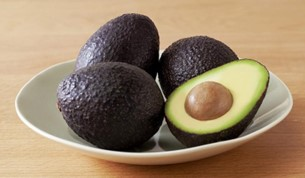
%> input picture image/avocado.jpg, 305 x 178 px
$ octave --eval "result = laplaceDetection(imread('../image/avocado.jpg'));"   (GNU Octave 9; MATLAB toolbox functions it lacks are replaced by stand-ins)
%> lines starting %> are read from the running program, lines starting %| are printed output that depends on the picture
function result = laplaceDetection(image)
    % Laplace mask
    H = [1 1 1; 1 -8 1; 1 1 1];
    I = im2gray(image);
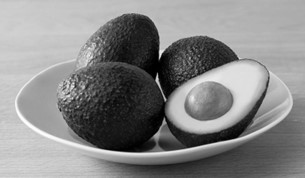
%> I: size 178x305 uint8; min 0, max 254, mean 134.4

    % Convolution with mask
    result = uint8(conv2(double(I), double(H)));
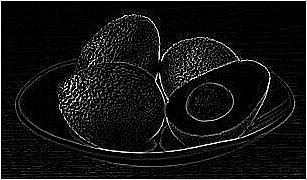
%> result: size 180x307 uint8; min 0, max 255, mean 19.9

    % Remove extra pixels to match original size
    result = result(2:end-1, 2:end-1);
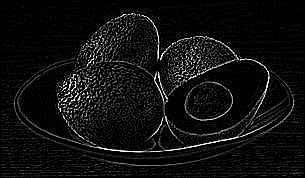
%> result: size 178x305 uint8; min 0, max 255, mean 15.8
end
